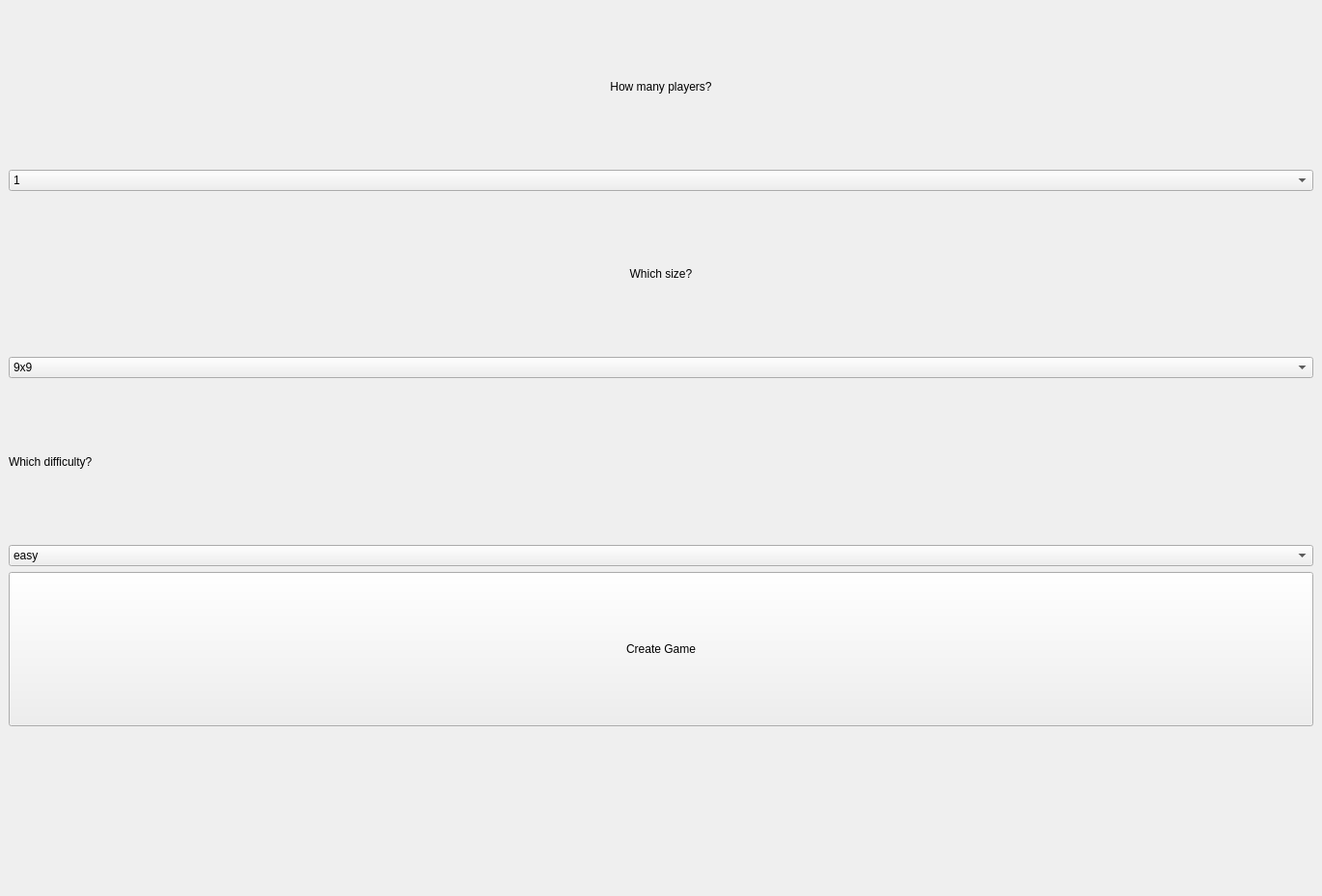
<?xml version="1.0" encoding="UTF-8"?>
<ui version="4.0">
 <class>mainWindow</class>
 <widget class="QMainWindow" name="mainWindow">
  <property name="geometry">
   <rect>
    <x>0</x>
    <y>0</y>
    <width>1370</width>
    <height>929</height>
   </rect>
  </property>
  <property name="windowTitle">
   <string>startScreen</string>
  </property>
  <property name="iconSize">
   <size>
    <width>10</width>
    <height>10</height>
   </size>
  </property>
  <widget class="QWidget" name="centralwidget">
   <layout class="QVBoxLayout" name="verticalLayout">
    <item>
     <layout class="QVBoxLayout" name="verticalLayout_2">
      <item>
       <widget class="QLabel" name="playerAmountLabel">
        <property name="text">
         <string>How many players?</string>
        </property>
        <property name="alignment">
         <set>Qt::AlignCenter</set>
        </property>
       </widget>
      </item>
      <item>
       <widget class="QComboBox" name="playerAmountcomboBox">
        <item>
         <property name="text">
          <string>1</string>
         </property>
        </item>
        <item>
         <property name="text">
          <string>2</string>
         </property>
        </item>
        <item>
         <property name="text">
          <string>3</string>
         </property>
        </item>
        <item>
         <property name="text">
          <string>4</string>
         </property>
        </item>
       </widget>
      </item>
      <item>
       <widget class="QLabel" name="gridSizeLabel">
        <property name="text">
         <string>Which size?</string>
        </property>
        <property name="alignment">
         <set>Qt::AlignCenter</set>
        </property>
       </widget>
      </item>
      <item>
       <widget class="QComboBox" name="gridSizeComboBox">
        <property name="editable">
         <bool>false</bool>
        </property>
        <property name="currentIndex">
         <number>0</number>
        </property>
        <property name="iconSize">
         <size>
          <width>11</width>
          <height>11</height>
         </size>
        </property>
        <item>
         <property name="text">
          <string>9x9</string>
         </property>
        </item>
        <item>
         <property name="text">
          <string>16x16</string>
         </property>
        </item>
        <item>
         <property name="text">
          <string>25x25</string>
         </property>
        </item>
       </widget>
      </item>
      <item>
       <widget class="QLabel" name="difficultyLabel">
        <property name="text">
         <string>Which difficulty?</string>
        </property>
       </widget>
      </item>
      <item>
       <widget class="QComboBox" name="difficultyComboBox">
        <item>
         <property name="text">
          <string>easy</string>
         </property>
        </item>
        <item>
         <property name="text">
          <string>medium</string>
         </property>
        </item>
        <item>
         <property name="text">
          <string>difficult</string>
         </property>
        </item>
       </widget>
      </item>
      <item>
       <widget class="QPushButton" name="startButton">
        <property name="sizePolicy">
         <sizepolicy hsizetype="Minimum" vsizetype="Minimum">
          <horstretch>0</horstretch>
          <verstretch>0</verstretch>
         </sizepolicy>
        </property>
        <property name="text">
         <string>Create Game</string>
        </property>
       </widget>
      </item>
      <item>
       <widget class="QLabel" name="errorLabel">
        <property name="styleSheet">
         <string notr="true">color=rgb(239, 41, 41)</string>
        </property>
        <property name="text">
         <string/>
        </property>
       </widget>
      </item>
     </layout>
    </item>
   </layout>
  </widget>
 </widget>
 <resources/>
 <connections/>
</ui>
